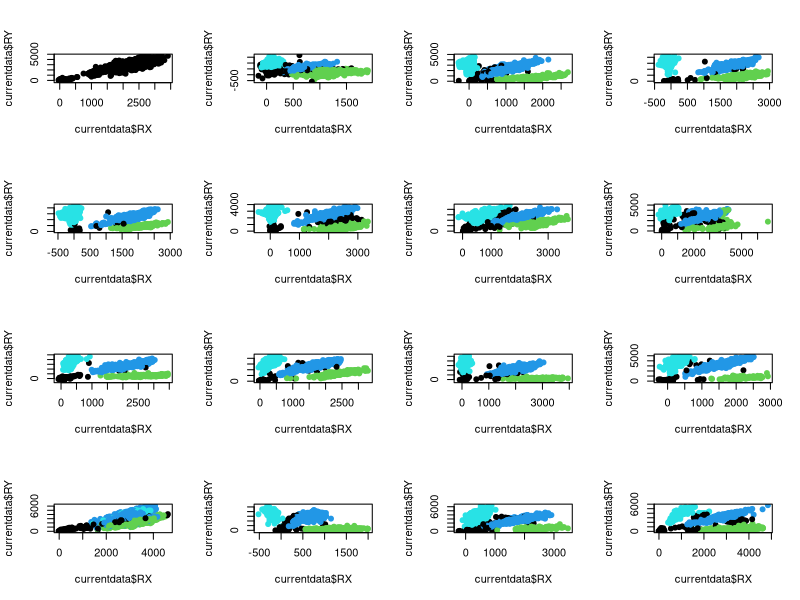
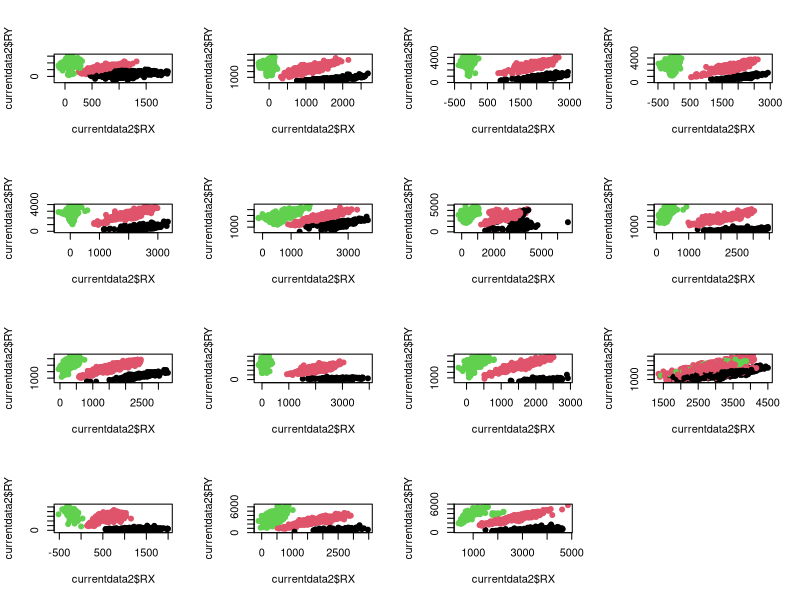
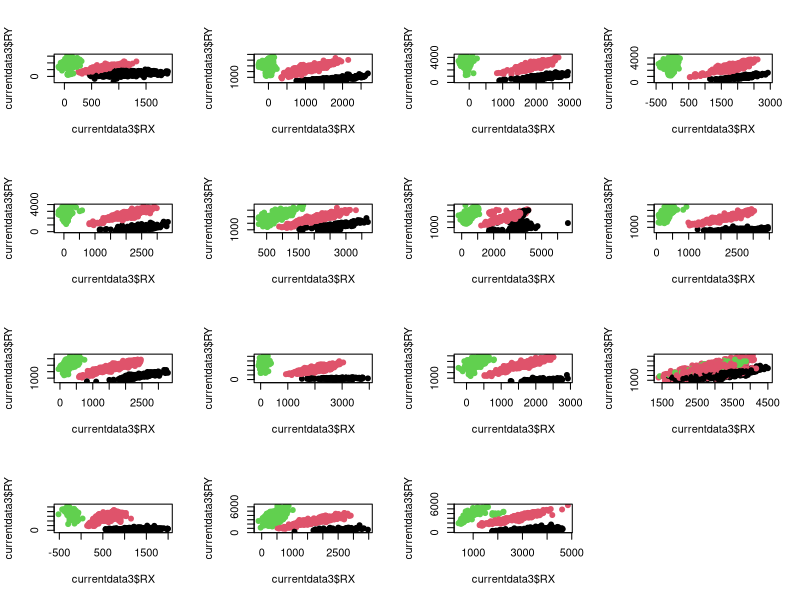
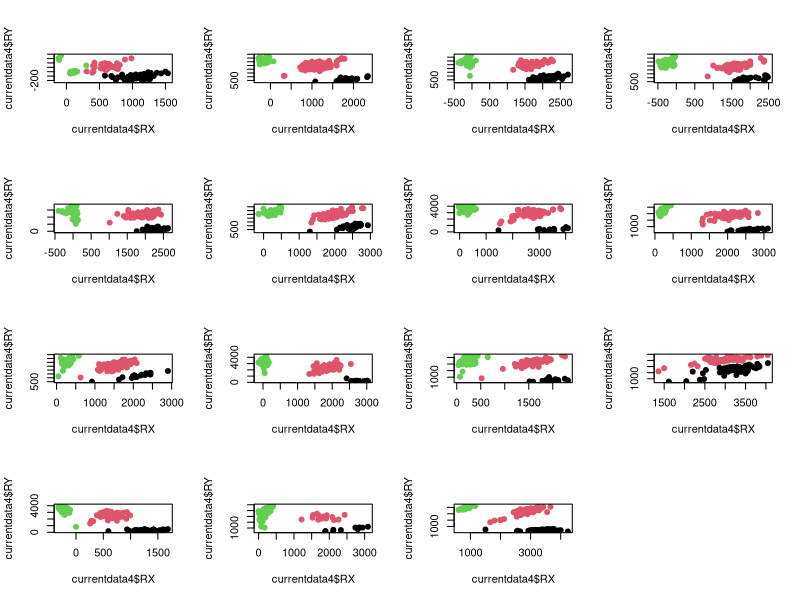

These charts were generated, in order, by the following R code:
setwd("~/Desktop/ ")
x<-read.table("genotype.array.all.txt", as.is=T, header=T)

x$Tissue <- sapply(x$Sample, function(x) 
  {temp=unlist(strsplit(x,"-")); y="None"; 
   if(length(temp)==2){y=temp[2]}; y })
marker<-unique(x$Marker)
layout(matrix(1:16,4,4,byrow=TRUE))
par(ask=FALSE)

for (i in 1:16) {
  currentdata<-subset(x, Marker==marker[i])
  plot(currentdata$RX, currentdata$RY,col=currentdata$Call+2, pch=19)
}

 #data with only positive calls

z<-read.table("genotype.array.all.txt", as.is=T, header=T)

z$Tissue <- sapply(z$Sample, function(z) 
  {temp=unlist(strsplit(z,"-")); y="None"; 
  if (length(temp)==2){z=temp[2]}; z })

marker<-unique(z$Marker)
layout(matrix(1:16,4,4,byrow=TRUE))
z$Tissue<-substring(z$Tissue, 7)
for (i in 1:16) {
    currentdata2<-subset(z, Marker==marker[i] & Call != -1)
    if (nrow(currentdata2) == 0) { 
      next
    }
    zcall<-currentdata2$Call
    plot(currentdata2$RX, currentdata2$RY,col=zcall, pch=19)
}

#data with only spleen tissue
a<-read.table("genotype.array.all.txt", as.is=T, header=T)

a$Tissue <- sapply(a$Sample, function(a) 
{temp=unlist(substring(a,7)); y="None"; 
 if (length(temp)==a){z=temp[a]}; a })

marker<-unique(a$Marker)
layout(matrix(1:16,4,4,byrow=TRUE))
a$Tissue <- substring(a$Tissue,7)
for (i in 1:16) {
  currentdata3<-subset(a, Marker==marker[i] & Call !=-1 & Tissue != "Tail")
  if (nrow(currentdata3) == 0) { 
    next
  }
  spleentissue<-currentdata3$Call
  plot(currentdata3$RX, currentdata3$RY,col=spleentissue, pch=19)
}

#data with only tail tissue
b<-read.table("genotype.array.all.txt", as.is=T, header=T)

b$Tissue <- sapply(b$Sample, function(b) 
{temp=unlist(strsplit(b,"-")); y="None"; 
 if (length(temp)==b){z=temp[b]}; b })

marker<-unique(b$Marker)
layout(matrix(1:16,4,4,byrow=TRUE))
b$Tissue <- substring(b$Tissue,7)

for (i in 1:16) {
  
  currentdata4<-subset(b, Marker==marker[i] & Call !=-1 & Tissue != "Spleen")
  if (nrow(currentdata4) == 0) { 
    next
  }
  tailtissue<-currentdata4$Call
  plot(currentdata4$RX, currentdata4$RY,col=tailtissue, pch=19)
}